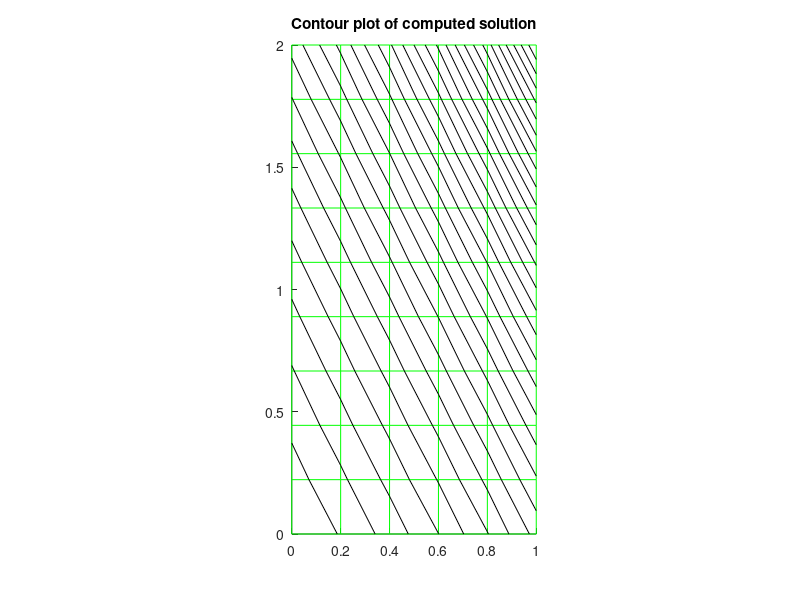

The MATLAB source for this figure:

% poisson2.m  -- solve the Poisson problem u_{xx} + u_{yy} = f(x,y)
% on [a,b] x [a,b].  
% 
% The 5-point Laplacian is used at interior grid points.
% This system of equations is then solved using backslash.
% 
% From  http://www.amath.washington.edu/~rjl/fdmbook/chapter3  (2007)

clear;
close all;
clc;

a = 0; 
b = 1;
c = 0;
d = 2;
mx = 4;
my=8;
hx = (b-a)/(mx+1);
hy=(d-c)/(my+2);
x = linspace(a,b,mx+2);   % grid points x including boundaries
y = linspace(c,d,my+2);   % grid points y including boundaries


[X,Y] = meshgrid(x,y);      % 2d arrays of x,y values
X = X';                     % transpose so that X(i,j),Y(i,j) are
Y = Y';                     % coordinates of (i,j) point

Iint = 2:mx+1;              % indices of interior points in x
Jint = 2:my+1;              % indices of interior points in y
Xint = X(Iint,Jint);       % interior points
Yint = Y(Iint,Jint);

f = @(x,y) 1.25*exp(x+y/2);         % f(x,y) function

rhs = f(Xint,Yint);        % evaluate f at interior points for right hand side
                           % rhs is modified below for boundary conditions.

utrue = exp(X+Y/2);        % true solution for test problem

% set boundary conditions around edges of usoln array:

usoln = utrue;              % use true solution for this test problem
                            % This sets full array, but only boundary values
                            % are used below.  For a problem where utrue
                            % is not known, would have to set each edge of
                            % usoln to the desired Dirichlet boundary values.


% adjust the rhs to include boundary terms:
rhs(:,1) = rhs(:,1) - usoln(Iint,1)/hy^2;
rhs(:,my) = rhs(:,my) - usoln(Iint,my+2)/hy^2;
rhs(1,:) = rhs(1,:) - usoln(1,Jint)/hx^2;
rhs(mx,:) = rhs(mx,:) - usoln(mx+2,Jint)/hx^2;


% convert the 2d grid function rhs into a column vector for rhs of system:
F = reshape(rhs,mx*my,1);

% form matrix A:
Ix = speye(mx);
Iy=speye(my);
ex = ones(mx,1);
ey=ones(my,1);
T = spdiags([ex -4*ex ex],[-1 0 1],mx,mx);
S = spdiags([ey ey],[-1 1],my,my);
A = (kron(Iy,T) + kron(S,Ix)) / hx^2;


% Solve the linear system:
uvec = A\F;  

% reshape vector solution uvec as a grid function and 
% insert this interior solution into usoln for plotting purposes:
% (recall boundary conditions in usoln are already set) 

usoln(Iint,Jint) = reshape(uvec,mx,my);

% assuming true solution is known and stored in utrue:
err = max(max(abs(usoln-utrue)));   
fprintf('Error relative to true solution of PDE = %10.3e \n',err)

% plot results:

clf
hold on

%plot grid:
plot(X,Y,'g');  plot(X',Y','g')

% plot solution:
contour(X,Y,usoln,30,'k')

axis([a b c d])
daspect([1 1 1])
title('Contour plot of computed solution')
hold off
